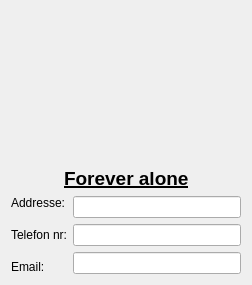
           <widget class="QWidget" name="page_5">
            <layout class="QGridLayout" name="gridLayout_18">
             <item row="0" column="0">
              <layout class="QVBoxLayout" name="verticalLayout_19">
               <item>
                <layout class="QHBoxLayout" name="horizontalLayout_27">
                 <item>
                  <layout class="QHBoxLayout" name="horizontalLayout_28">
                   <item>
                    <spacer name="horizontalSpacer_35">
                     <property name="orientation">
                      <enum>Qt::Horizontal</enum>
                     </property>
                     <property name="sizeHint" stdset="0">
                      <size>
                       <width>40</width>
                       <height>20</height>
                      </size>
                     </property>
                    </spacer>
                   </item>
                  </layout>
                 </item>
                 <item>
                  <widget class="QLabel" name="label_44">
                   <property name="minimumSize">
                    <size>
                     <width>150</width>
                     <height>150</height>
                    </size>
                   </property>
                   <property name="maximumSize">
                    <size>
                     <width>150</width>
                     <height>150</height>
                    </size>
                   </property>
                   <property name="text">
                    <string/>
                   </property>
                   <property name="pixmap">
                    <pixmap>../../../Pictures/FA.PNG</pixmap>
                   </property>
                   <property name="scaledContents">
                    <bool>true</bool>
                   </property>
                  </widget>
                 </item>
                 <item>
                  <spacer name="horizontalSpacer_36">
                   <property name="orientation">
                    <enum>Qt::Horizontal</enum>
                   </property>
                   <property name="sizeHint" stdset="0">
                    <size>
                     <width>40</width>
                     <height>20</height>
                    </size>
                   </property>
                  </spacer>
                 </item>
                </layout>
               </item>
               <item>
                <layout class="QHBoxLayout" name="horizontalLayout_29">
                 <item>
                  <spacer name="horizontalSpacer_37">
                   <property name="orientation">
                    <enum>Qt::Horizontal</enum>
                   </property>
                   <property name="sizeHint" stdset="0">
                    <size>
                     <width>40</width>
                     <height>20</height>
                    </size>
                   </property>
                  </spacer>
                 </item>
                 <item>
                  <widget class="QLabel" name="label_45">
                   <property name="font">
                    <font>
                     <pointsize>14</pointsize>
                     <weight>75</weight>
                     <bold>true</bold>
                     <underline>true</underline>
                    </font>
                   </property>
                   <property name="text">
                    <string>Forever alone</string>
                   </property>
                  </widget>
                 </item>
                 <item>
                  <spacer name="horizontalSpacer_38">
                   <property name="orientation">
                    <enum>Qt::Horizontal</enum>
                   </property>
                   <property name="sizeHint" stdset="0">
                    <size>
                     <width>40</width>
                     <height>20</height>
                    </size>
                   </property>
                  </spacer>
                 </item>
                </layout>
               </item>
              </layout>
             </item>
             <item row="1" column="0">
              <layout class="QGridLayout" name="gridLayout_13">
               <item row="0" column="0" rowspan="3">
                <layout class="QVBoxLayout" name="verticalLayout_18">
                 <item>
                  <widget class="QLabel" name="label_41">
                   <property name="text">
                    <string>Addresse:</string>
                   </property>
                  </widget>
                 </item>
                 <item>
                  <spacer name="verticalSpacer_15">
                   <property name="orientation">
                    <enum>Qt::Vertical</enum>
                   </property>
                   <property name="sizeHint" stdset="0">
                    <size>
                     <width>20</width>
                     <height>28</height>
                    </size>
                   </property>
                  </spacer>
                 </item>
                 <item>
                  <widget class="QLabel" name="label_42">
                   <property name="text">
                    <string>Telefon nr:</string>
                   </property>
                  </widget>
                 </item>
                 <item>
                  <spacer name="verticalSpacer_16">
                   <property name="orientation">
                    <enum>Qt::Vertical</enum>
                   </property>
                   <property name="sizeHint" stdset="0">
                    <size>
                     <width>20</width>
                     <height>28</height>
                    </size>
                   </property>
                  </spacer>
                 </item>
                 <item>
                  <widget class="QLabel" name="label_43">
                   <property name="text">
                    <string>Email:</string>
                   </property>
                  </widget>
                 </item>
                </layout>
               </item>
               <item row="0" column="1">
                <widget class="QLineEdit" name="lineEdit_22"/>
               </item>
               <item row="1" column="1">
                <widget class="QLineEdit" name="lineEdit_23"/>
               </item>
               <item row="2" column="1">
                <widget class="QLineEdit" name="lineEdit_24"/>
               </item>
              </layout>
             </item>
            </layout>
           </widget>
